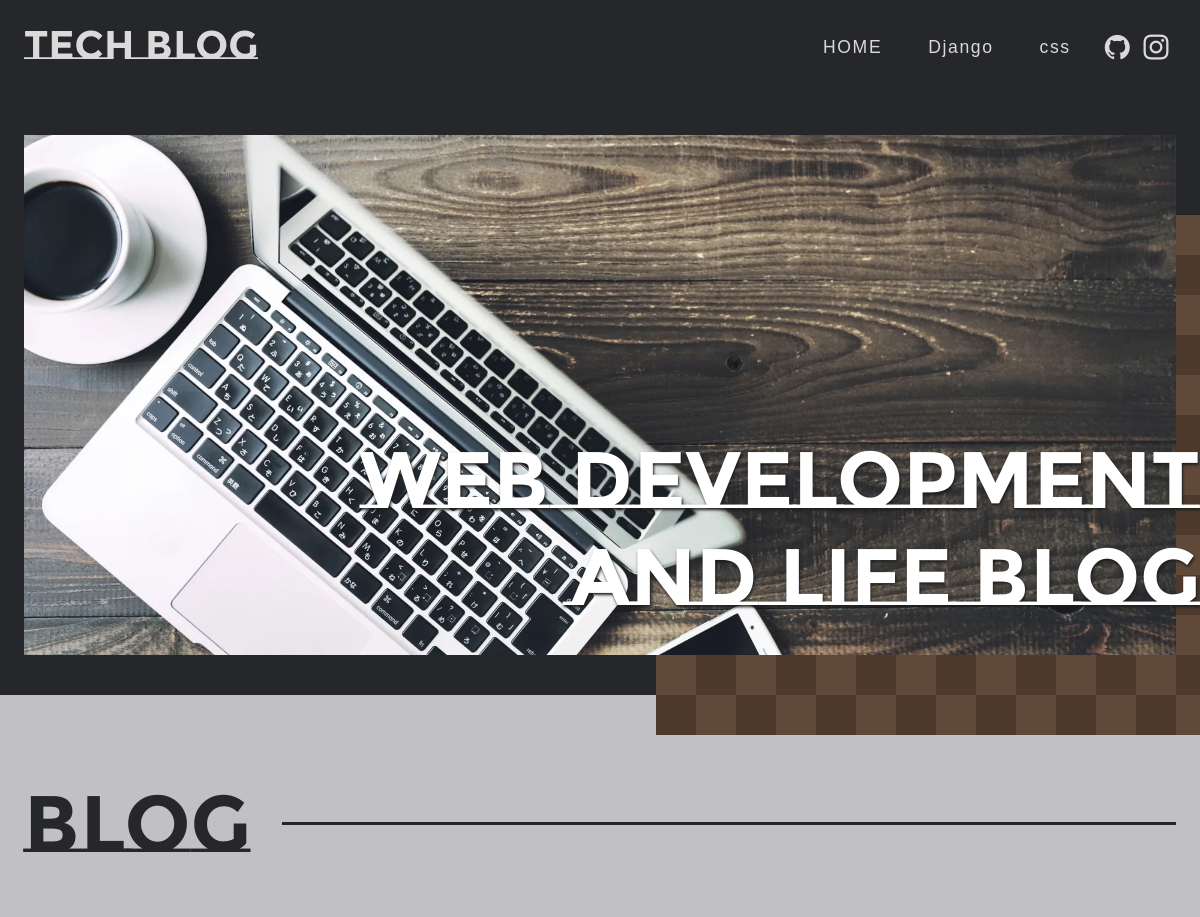
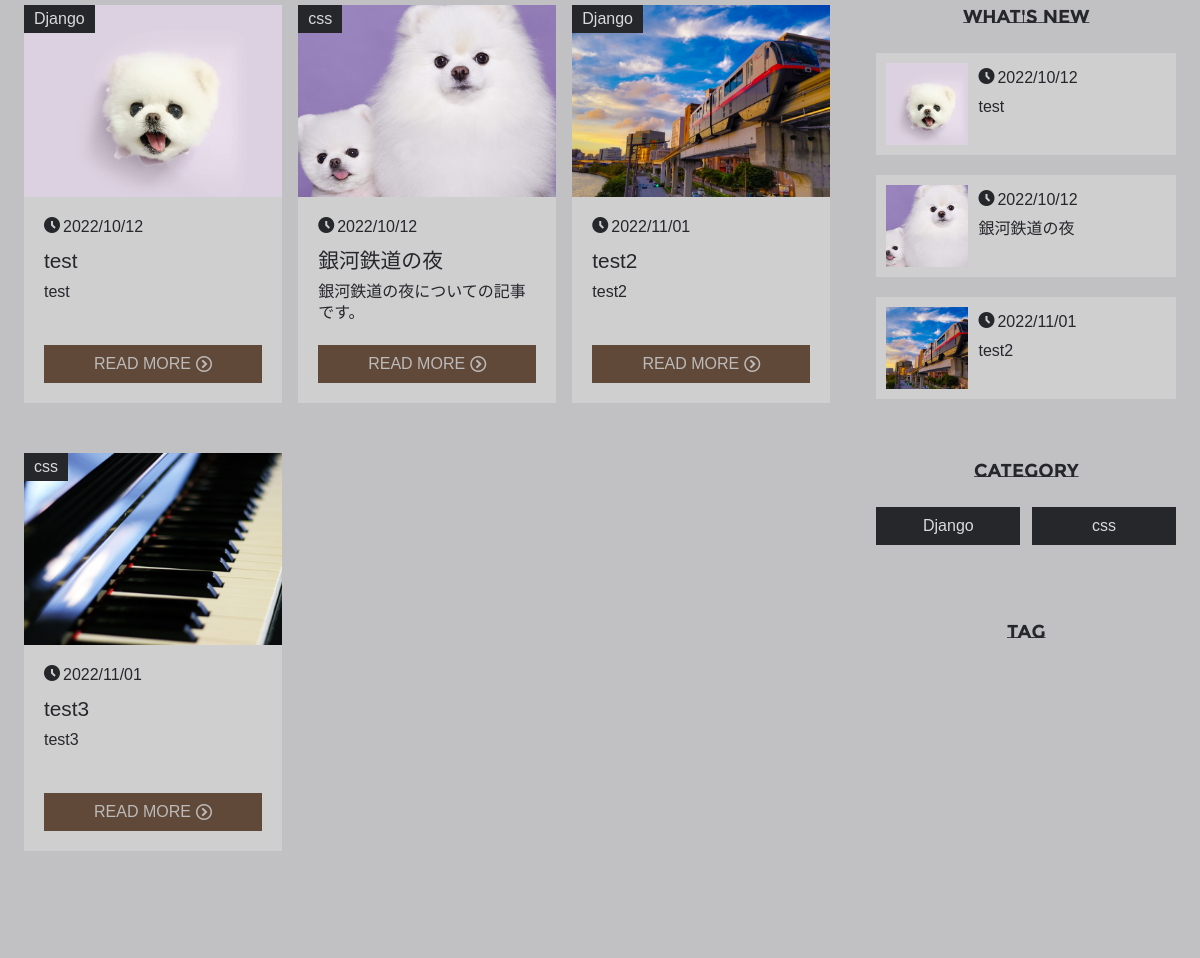
The page /bbs/ (upper part) on the database as committed earlier (2 pictures, top to bottom).
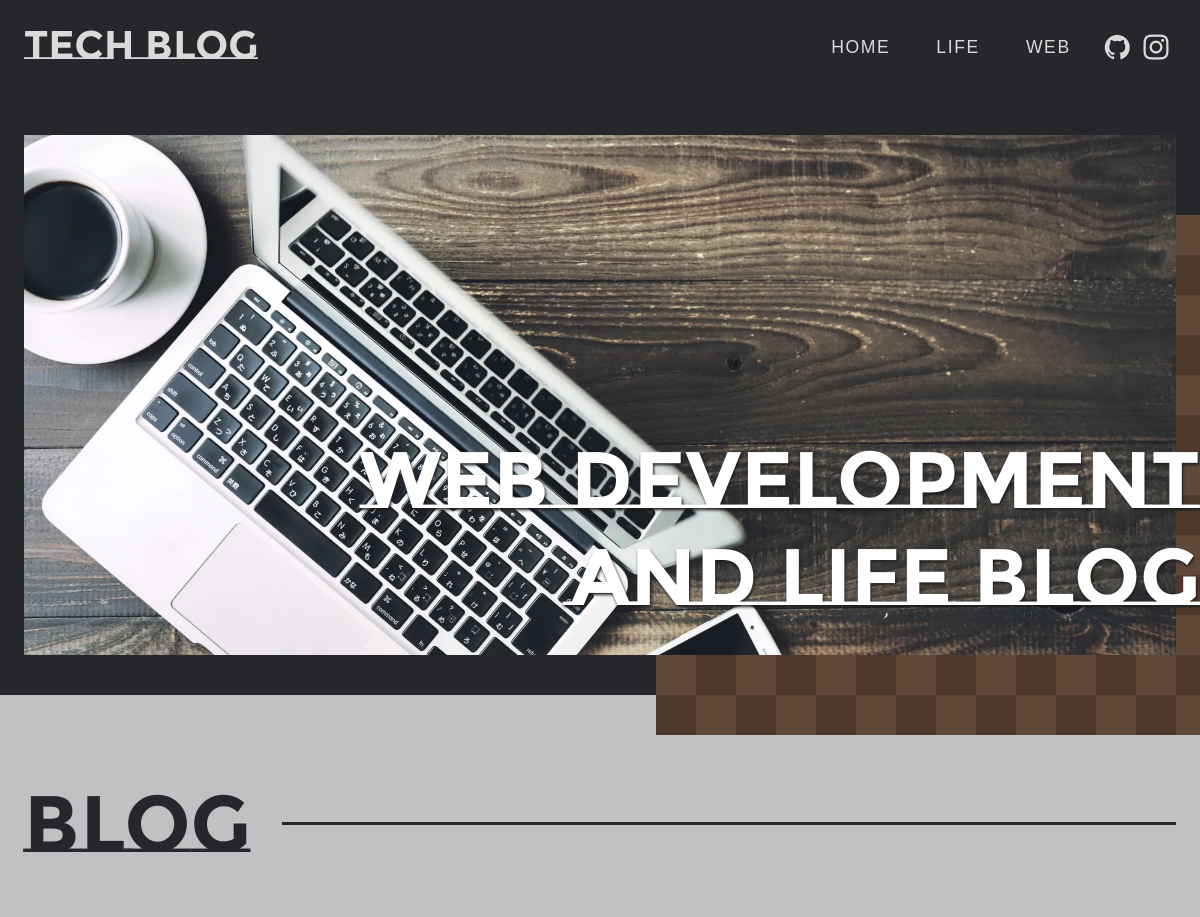
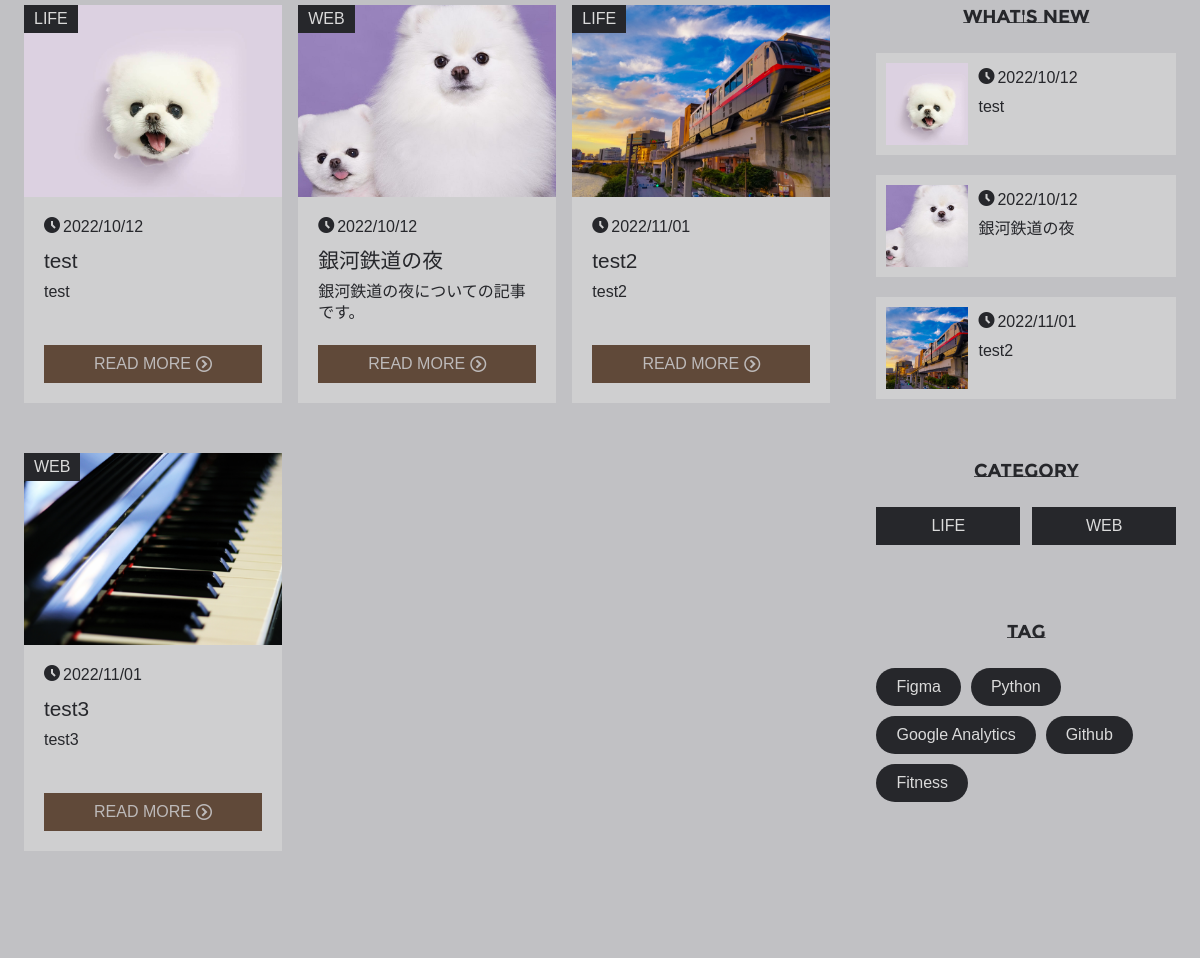
The same page on the database as committed later (2 pictures, top to bottom).
### bbs/models.py (models this page shows, shortened)
class Category(models.Model):
  name = models.CharField('カテゴリー', max_length=50)
  def __str__(self):
      return self.name

class Article(models.Model):
  title = models.CharField('タイトル', max_length=200, null=True)
  description = models.CharField('説明', max_length=500, null=True)
  content = models.TextField('テキスト')
  created_at = models.DateField('作成日', auto_now_add=True)
  updated_at = models.DateField('更新日', auto_now=True)
  thumbnail_image = models.ImageField('サムネイル',null=True, blank=True)
  slug = models.SlugField('スラッグ',blank=True, unique=False, max_length=255)
  category = models.ForeignKey(
                Category, verbose_name='カテゴリー',
                on_delete=models.PROTECT
              )
  tag = models.ManyToManyField(Tag, verbose_name='タグ')
  relation = models.ManyToManyField('self', verbose_name='関連', blank=True)

class Tag(models.Model):
  name = models.CharField('タグ', max_length=50)
  def __str__(self):
      return self.name

### bbs/views.py (the view)
# urls.py: path('',views.index, name='index'),
def index(request):
  entries = Article.objects.all()[:3]
  articles = Article.objects.all()
  context = {
      'articles': articles,
      'entries': entries,
    }
  return render(request,'bbs/index.html',context)

### bbs/context.py (called while the page is built)
def related(request):
    context = {
        'category_list': Category.objects.all(),
        'tag_list': Tag.objects.all(),
    }
    return context

### bbs/templates/bbs/index.html (shortened to what this page needs)
{% load static %}
<!DOCTYPE html>
<html lang="en">
<head>
  <link rel="stylesheet" href="{% static 'css/index.css' %}">
</head>
<body id="top" itemscope itemtype="http://schema.org/WebPage">
<div class="wrapper">
  <header id="js-header">
      <div class="container">
        <p class="logo"><a href="{% url 'bbs:index' %}"><img src="/media/logo.svg" width="234" height="30" alt="TECH BLOG" loading="lazy"></a></p>
        <nav id="header_nav" role="navigation" itemscope itemtype="http://scheme.org/SiteNavigationElement">
          <ul class="globalNav">
          <li itemprop="name"><a href="{% url 'bbs:index' %}" itemprop="url">HOME</a></li>
          {% for category in category_list %}<li itemprop="name"><a href="{% url 'bbs:category' category %}">{{ category.name }}</a></li>{% endfor %}
          <li class="li-icon">
            <a href="https://github.com/shim369" target="_blank" itemprop="url"><i class="icon-github"></i></a>
            <a href="" target="_blank" itemprop="url"><i class="icon-instagram"></i></a>
          </li>
          </ul>
        </nav>
      </div>
  </header>
<main>
    <section class="mainv-sec">
      <div class="container">
      <div class="catch">
        <h1 class="text-animation fade-up en">WEB DEVELOPMENT <br>AND LIFE BLOG</h1>
      </div>
      <div class="slide-wrap">
        <div class="slide-box" id="slideImgs">
          <picture>
            <source srcset="/media/1.webp" type="image/webp" width="1920" height="1080" loading="lazy">
            <img src="/media/1.jpg" width="1920" height="1080" loading="lazy" alt="">
          </picture>
        </div>
      </div>
    </div>
    </section>
    <section class="blog-sec" id="js-header-observer">
      <div class="container">
        <p class="blog-title en">BLOG</p>
        <div class="container-inner">
        <article itemscope itemtype="http://schema.org/BlogPosting" itemprop="blogPost">
          <ul itemprop="articleBody" class="blog-card-list">
            {% for article in articles %}
            <li class="blog-card">
              <div itemprop="image" itemscope itemtype="http://schema.org/ImageObject" class="blog-card-img">
                <a href="{% url 'bbs:detail' article.slug %}" title="" itemprop="url" itemscope>
                <picture>
                  <source srcset="/media/{{ article.thumbnail_image }}" type="image/webp" width="280" height="150" loading="lazy" itemprop="image">
                  <img src="/media/{{ article.thumbnail_image }}" width="280" height="150" loading="lazy" itemprop="image" alt="">
                  </picture>
                </a>
              </div>
              <div class="blog-card-inner">
                <div class="category"><a href="{% url 'bbs:category' article.category %}" itemprop="articleSection">{{ article.category }}</a></div>
                <time datetime="{{ article.created_at|date:'Y-m-d' }}" itemprop="datePublished"><i class="icon-clock2"></i>{{ article.created_at|date:"Y/m/d" }}</time>
                <h2 itemprop="name headline"><a href="{% url 'bbs:detail' article.slug %}" title="{{ article.title }}" itemprop="url">{{ article.title }}</a></h2>
                <p itemprop="description">{{ article.description| truncatechars:40 }}</p>
                <a href="{% url 'bbs:detail' article.slug %}" class="btn1" itemprop="url">READ MORE<i class="icon-circle-right"></i></a>
              </div>
            </li>
            {% endfor %}
          </ul>
        </article>
        <aside>
        <h3 class="aside-title">WHAT'S NEW</h3>
        <ul class="wn-list">
          {% for article in entries %}
          <li>
            <a href="{% url 'bbs:detail' article.slug %}">
              <picture>
                <source srcset="/media/{{ article.thumbnail_image }}" type="image/webp" width="82" height="82" loading="lazy" itemprop="image">
                <img src="/media/{{ article.thumbnail_image }}" width="82" height="82" loading="lazy" itemprop="image" alt="">
              </picture>
            </a>
            <div class="wn-list-sentence">
              <time itemprop="datePublished" datetime="{{ article.created_at|date:'Y-m-d' }}"><i class="icon-clock2"></i>{{ article.created_at|date:"Y/m/d" }}</time>
              <a href="">
              <h4 itemprop="name headline">{{ article.title }}</h4>
              </a>
            </div>
          </li>
          {% endfor %}
        </ul>
          <h3 class="aside-title">CATEGORY</h3>
          <ul class="category-list">
            {% for category in category_list %}
            <li><a href="{% url 'bbs:category' category %}">{{ category.name }}</a></li>
            {% endfor %}
          </ul>
          <h3 class="aside-title">TAG</h3>
          <ul class="tag-list">
            {% for tag in tag_list %}
            <li><a href="{% url 'bbs:tag' tag %}">{{ tag.name }}</a></li>
            {% endfor %}
          </ul>
        </aside>
      </div>
      </div>
    </section>
</main>
</div>
</body>
</html>

Rows that differ between the two databases and show on the page:
changed Category: name "Django" → "LIFE"
changed Category: name "css" → "WEB"
changed Article "test": category "Django" → "LIFE"
changed through a linked row, Article "銀河鉄道の夜": category "css" → "WEB"
changed through a linked row, Article "test2": category "Django" → "LIFE"
changed through a linked row, Article "test3": category "css" → "WEB"
added Tag: name "Figma"
added Tag: name "Python"
added Tag: name "Google Analytics"
added Tag: name "Github"
added Tag: name "Fitness"
